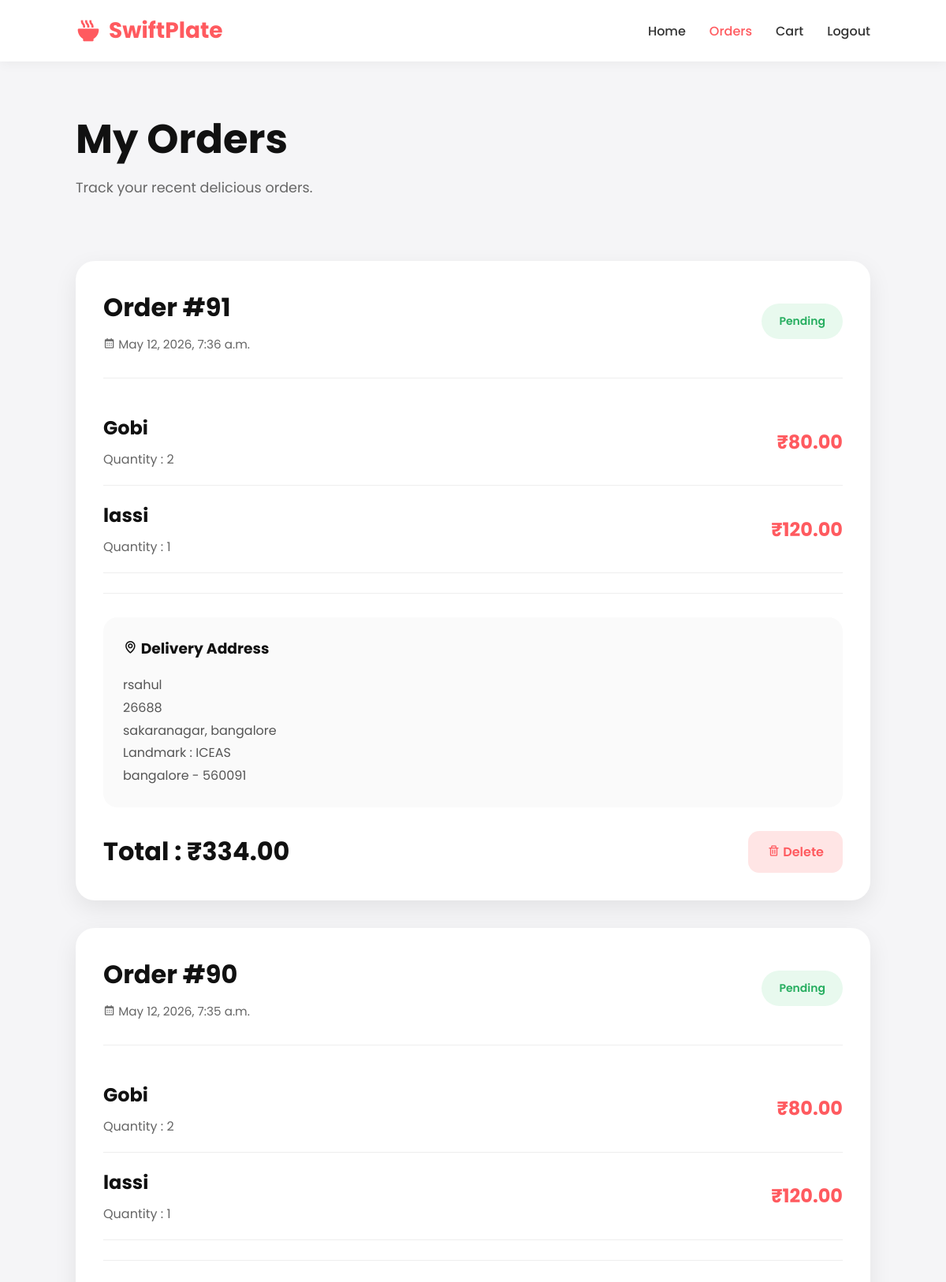
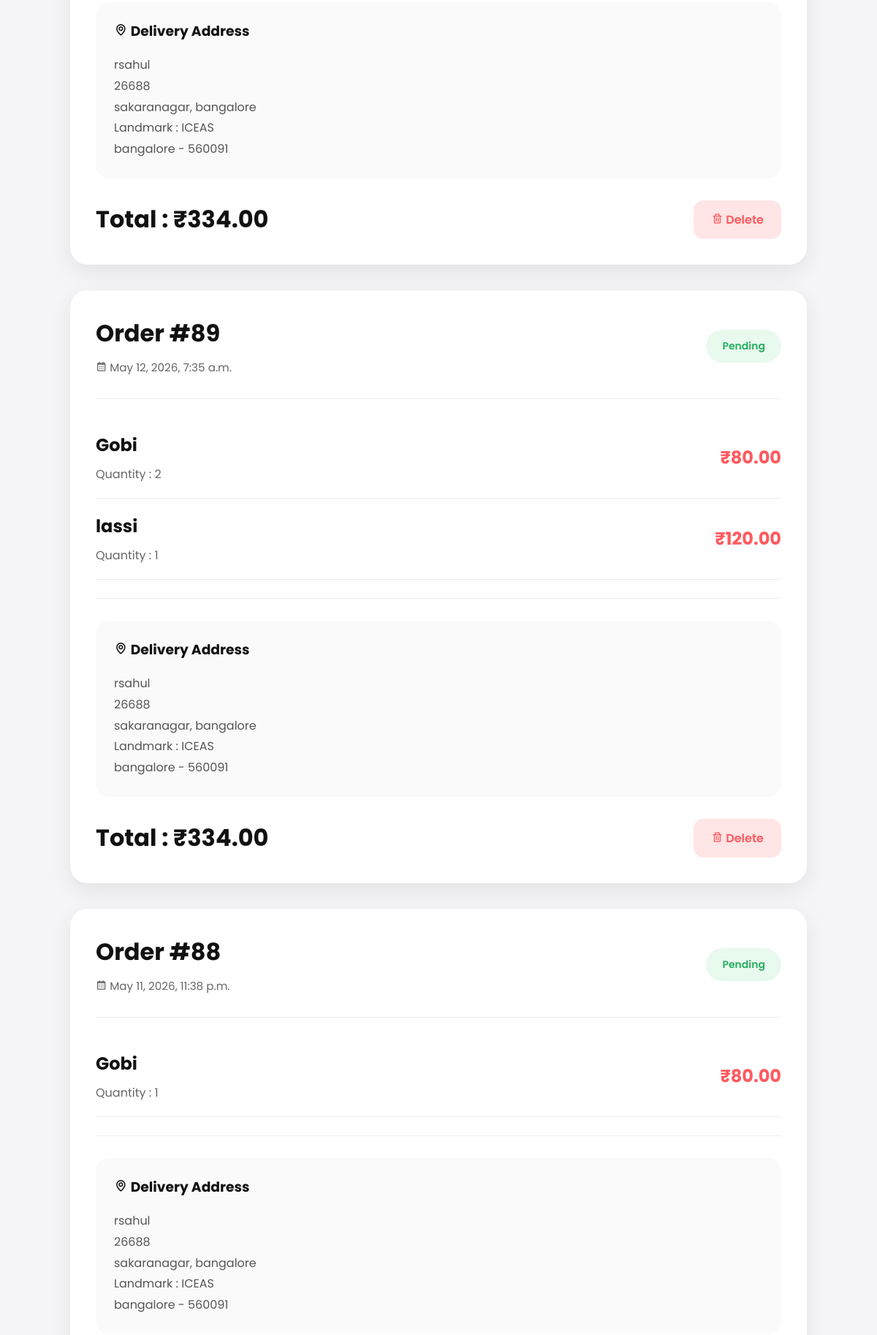
/my-orders/ (signed in, upper part), run on the app's committed database (2 pictures, top to bottom).
### orders/models.py (models this page shows, shortened)
class Order(models.Model):
    STATUS_CHOICES = (
        ('Pending', 'Pending'),
        ('Preparing', 'Preparing'),
        ('Out for Delivery', 'Out for Delivery'),
        ('Delivered', 'Delivered'),
        ('Cancelled', 'Cancelled'),
    )
    PAYMENT_CHOICES = (
        ('Cash on Delivery', 'Cash on Delivery'),
        ('Online Payment', 'Online Payment'),
    )
    user = models.ForeignKey(
        User,
        on_delete=models.CASCADE,
        related_name='orders'
    )
    address = models.JSONField(
        blank=True,
        null=True
    )
    total_price = models.DecimalField(
        max_digits=10,
        decimal_places=2
    )
    delivery_fee = models.DecimalField(
        max_digits=6,
        decimal_places=2,
        default=40
    )
    gst_amount = models.DecimalField(
        max_digits=6,
        decimal_places=2,
        default=0
    )
    payment_method = models.CharField(
        max_length=50,
        choices=PAYMENT_CHOICES,
        default='Cash on Delivery'
    )
    payment_status = models.BooleanField(default=False)
    status = models.CharField(
        max_length=30,
        choices=STATUS_CHOICES,
        default='Pending'
    )
    created_at = models.DateTimeField(auto_now_add=True)
    updated_at = models.DateTimeField(auto_now=True)
    class Meta:
        ordering = ['-created_at']

class OrderItem(models.Model):
    order = models.ForeignKey(
        Order,
        related_name='items',
        on_delete=models.CASCADE
    )
    food_item = models.ForeignKey(
        FoodItem,
        on_delete=models.CASCADE
    )
    quantity = models.PositiveIntegerField(default=1)
    price = models.DecimalField(
        max_digits=8,
        decimal_places=2
    )

class FoodItem(models.Model):
    category = models.ForeignKey(
        Category,
        on_delete=models.SET_NULL,
        null=True,
        blank=True,
        related_name='foods'
    )
    name = models.CharField(max_length=200)
    description = models.TextField()
    price = models.DecimalField(
        max_digits=8,
        decimal_places=2
    )
    image = models.ImageField(
        upload_to='food_images/'
    )
    is_available = models.BooleanField(default=True)
    is_veg = models.BooleanField(default=False)
    rating = models.DecimalField(
        max_digits=2,
        decimal_places=1,
        default=4.5
    )
    preparation_time = models.PositiveIntegerField(
        default=20,
        help_text="Time in minutes"
    )
    created_at = models.DateTimeField(auto_now_add=True)
    updated_at = models.DateTimeField(auto_now=True)
    class Meta:
        ordering = ['-created_at']
        indexes = [
            models.Index(fields=['-id']),
            models.Index(fields=['is_available', '-id']),
            models.Index(fields=['name']),
            models.Index(fields=['category']),
        ]

### orders/views.py (the view)
@login_required
def my_orders(request):
    orders = Order.objects.filter(
        user=request.user
    ).prefetch_related(
        'items__food_item'
    ).order_by('-created_at')
    return render(request, 'my_orders.html', {
        'orders': orders
    })

### orders/templates/my_orders.html (shortened to what this page needs)
{% load static %}
<!DOCTYPE html>
<html lang="en">
<head>
    <link rel="stylesheet" href="{% static 'style.css' %}">
    <link href='https://unpkg.com/boxicons@2.1.4/css/boxicons.min.css' rel='stylesheet'>
</head>
<body>
    <nav class="navbar">
        <a href="{% url 'orders:home' %}" class="logo">
            <i class='bx bxs-bowl-hot'></i>
            SwiftPlate
        </a>
        <div class="nav-links">
            <a href="{% url 'orders:home' %}">
                Home
            </a>
            {% if user.is_authenticated %}
            <a href="{% url 'orders:home' %}"
               class="active-link">
                Orders
            </a>
            <a href="{% url 'orders:view_cart' %}">
                Cart
            </a>
            <a href="{% url 'orders:logout' %}" class="logout-btn">
                Logout
            </a>
            {% else %}
            <a href="{% url 'login' %}" class="login-btn">
                Login
            </a>
            {% endif %}
        </div>
    </nav>
    <section class="orders-hero">
        <div class="orders-hero-content">
            <h1>
                My Orders
            </h1>
            <p>
                Track your recent delicious orders.
            </p>
        </div>
    </section>
    <section class="orders-section">
        <div class="orders-container">
            {% for order in orders %}
            <div class="order-card">
                <div class="order-top">
                    <div>
                        <h2>
                            Order #{{ order.id }}
                        </h2>
                        <span class="order-date">
                            <i class='bx bx-calendar'></i>
                            {{ order.created_at }}
                        </span>
                    </div>
                    <div class="order-status">
                        {{ order.status }}
                    </div>
                </div>
                <div class="ordered-items">
                    {% for item in order.items.all %}
                    <div class="ordered-item">
                        <div>
                            <h3>
                                {{ item.food_item.name }}
                            </h3>
                            <p>
                                Quantity :
                                {{ item.quantity }}
                            </p>
                        </div>
                        <div class="item-price">
                            ₹{{ item.price }}
                        </div>
                    </div>
                    {% endfor %}
                </div>
                <div class="delivery-address">
                    <h3>
                        <i class='bx bx-map'></i>
                        Delivery Address
                    </h3>
                    <p>
                        {{ order.address.name }}
                    </p>
                    <p>
                        {{ order.address.phone }}
                    </p>
                    <p>
                        {{ order.address.area }},
                        {{ order.address.city }}
                    </p>
                    {% if order.address.landmark %}
                    <p>
                        Landmark :
                        {{ order.address.landmark }}
                    </p>
                    {% endif %}
                    <p>
                        {{ order.address.district }} -
                        {{ order.address.zipcode }}
                    </p>
                </div>
                <div class="order-bottom">
                    <div class="total-price">
                        Total :
                        ₹{{ order.total_price }}
                    </div>
                    <button
                        onclick="deleteOrder({{ order.id }})"
                        class="delete-order-btn"
                    >
                        <i class='bx bx-trash'></i>
                        Delete
                    </button>
                </div>
            </div>
            {% endfor %}
        </div>
    </section>
</body>
</html>

### static/style.css (style rules this page uses)
* { margin:0; padding:0; box-sizing:border-box; font-family:'Poppins', sans-serif; }
html { scroll-behavior:smooth; }
body { background:#f8f9fc; color:#222; overflow-x:hidden; }
.navbar { width:100%; padding:18px 8%; display:flex; justify-content:space-between; align-items:center; background:#ffffff; position:sticky; top:0; z-index:1000; box-shadow:0 2px 15px rgba(0,0,0,0.05); transition:0.3s; }
.logo { text-decoration:none; font-size:28px; font-weight:700; color:#ff5a5f; display:flex; align-items:center; gap:10px; }
.logo i { font-size:32px; }
.nav-links { display:flex; align-items:center; gap:30px; }
.nav-links a { text-decoration:none; color:#333; font-size:16px; font-weight:500; transition:0.3s; position:relative; }
.active-link { color:#ff5a5f !important; }
.orders-section { padding:70px 8%; }
.order-card { background:#fff; border-radius:24px; padding:30px; margin-bottom:30px; box-shadow:0 8px 20px rgba(0,0,0,0.05); }
.order-top { display:flex; justify-content:space-between; align-items:center; margin-bottom:25px; }
.order-status { background:#ecfff2; color:#00b14f; padding:8px 16px; border-radius:20px; font-size:14px; font-weight:600; }
.ordered-item { display:flex; justify-content:space-between; align-items:center; padding:16px 0; border-bottom:1px solid #eee; }
.delivery-address { margin-top:25px; }
.order-bottom { display:flex; justify-content:space-between; align-items:center; margin-top:25px; }
.delete-order-btn { border:none; background:#fff0f0; color:#ff5a5f; padding:12px 18px; border-radius:12px; cursor:pointer; }
.orders-section { min-height: 100vh; background: #f5f5f7; padding: 60px 8%; }
.order-card { background: white; border-radius: 24px; padding: 35px; margin-bottom: 35px; box-shadow: 0 10px 30px rgba(0,0,0,0.08); }
.order-top { display: flex; justify-content: space-between; align-items: center; margin-bottom: 25px; flex-wrap: wrap; }
.order-date { color: #666; margin-top: 8px; }
.order-status { background: #eafaf1; color: #27ae60; padding: 10px 20px; border-radius: 30px; font-weight: 600; }
.total-price { font-size: 2rem; font-weight: 700; color: #222; }
.delete-order-btn { background: #ffe5e5; color: #ff5a5f; border: none; padding: 12px 20px; border-radius: 12px; cursor: pointer; font-weight: 600; transition: 0.3s; }
.orders-section { background: #f5f5f7; min-height: 100vh; padding: 60px 8%; }
.orders-container { max-width: 1200px; margin: auto; }
.orders-hero { padding: 60px 8% 20px; background: #f5f5f7; }
.orders-hero-content h1 { font-size: 3.2rem; color: #111; margin-bottom: 10px; }
.orders-hero-content p { color: #666; font-size: 1.1rem; }
.order-card { background: #fff; border-radius: 24px; padding: 35px; margin-bottom: 35px; box-shadow: 0 10px 30px rgba(0,0,0,0.08); }
.order-top { display: flex; justify-content: space-between; align-items: center; flex-wrap: wrap; gap: 20px; margin-bottom: 30px; }
.order-top h2 { font-size: 2rem; color: #111; margin-bottom: 10px; }
.order-date { color: #666; font-size: 0.95rem; }
.order-status { background: #e8f9ee; color: #27ae60; padding: 12px 22px; border-radius: 40px; font-weight: 600; }
.ordered-items { border-top: 1px solid #eee; border-bottom: 1px solid #eee; padding: 25px 0; }
.ordered-item { display: flex; justify-content: space-between; align-items: center; padding: 20px 0; flex-wrap: wrap; gap: 15px; }
.ordered-item h3 { font-size: 1.5rem; color: #111; margin-bottom: 10px; }
.ordered-item p { color: #666; }
.item-price { font-size: 1.5rem; font-weight: 700; color: #ff5a5f; }
.delivery-address { background: #fafafa; padding: 25px; border-radius: 18px; margin-top: 30px; }
.delivery-address h3 { margin-bottom: 18px; color: #111; }
.delivery-address p { color: #555; line-height: 1.8; }
.order-bottom { margin-top: 30px; display: flex; justify-content: space-between; align-items: center; flex-wrap: wrap; gap: 20px; }
.total-price { font-size: 2rem; font-weight: 700; color: #111; }
.delete-order-btn { background: #ffe5e5; color: #ff5a5f; border: none; padding: 14px 24px; border-radius: 14px; cursor: pointer; font-size: 1rem; font-weight: 600; transition: 0.3s; }

### data on the page
Order: id "91", created_at "May 12, 2026, 7:36 a.m.", status "Pending", address.name "rsahul", address.phone "26688", address.area "sakaranagar", address.city "bangalore", address.landmark "ICEAS", address.district "bangalore", address.zipcode "560091", total_price "334.00"
OrderItem: food_item.name "Gobi", quantity "2", price "80.00"
OrderItem: food_item.name "lassi", quantity "1", price "120.00"
Order: id "90", created_at "May 12, 2026, 7:35 a.m.", status "Pending", address.name "rsahul", address.phone "26688", address.area "sakaranagar", address.city "bangalore", address.landmark "ICEAS", address.district "bangalore", address.zipcode "560091", total_price "334.00"
OrderItem: food_item.name "Gobi", quantity "2", price "80.00"
OrderItem: food_item.name "lassi", quantity "1", price "120.00"
Order: id "89", created_at "May 12, 2026, 7:35 a.m.", status "Pending", address.name "rsahul", address.phone "26688", address.area "sakaranagar", address.city "bangalore", address.landmark "ICEAS", address.district "bangalore", address.zipcode "560091", total_price "334.00"
OrderItem: food_item.name "Gobi", quantity "2", price "80.00"
OrderItem: food_item.name "lassi", quantity "1", price "120.00"
Order: id "88", created_at "May 11, 2026, 11:38 p.m.", status "Pending", address.name "rsahul", address.phone "26688", address.area "sakaranagar", address.city "bangalore", address.landmark "ICEAS", address.district "bangalore", address.zipcode "560091"
OrderItem: food_item.name "Gobi", quantity "1", price "80.00"
